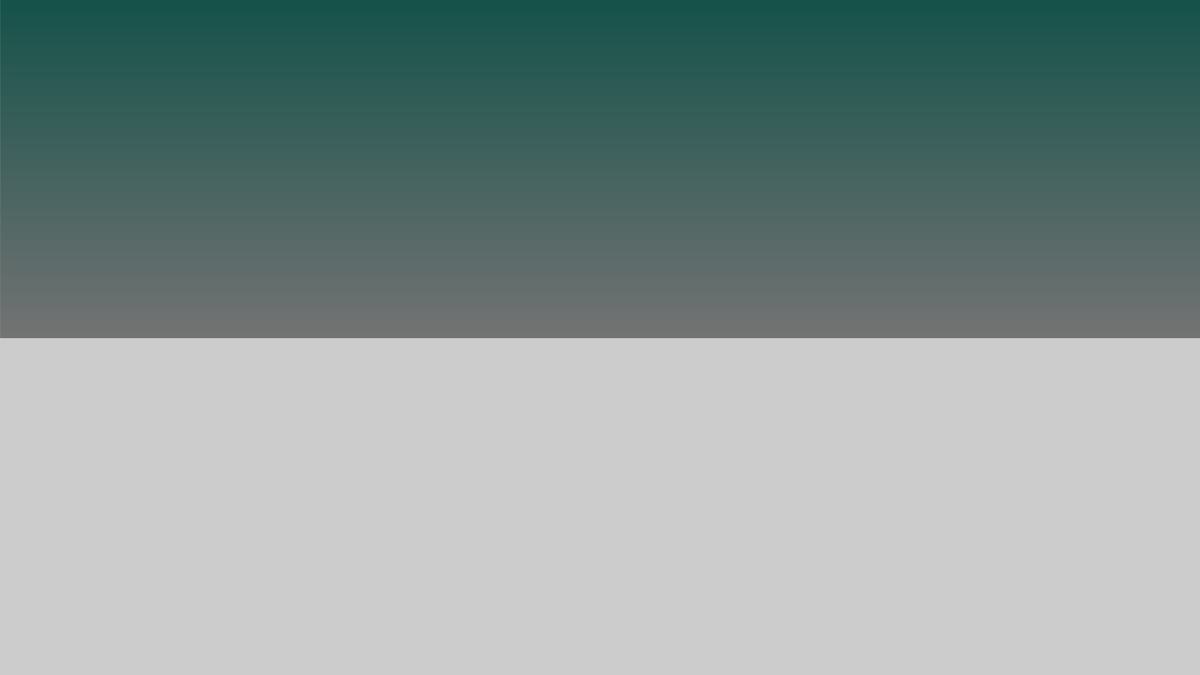
Frame 1 (no input)
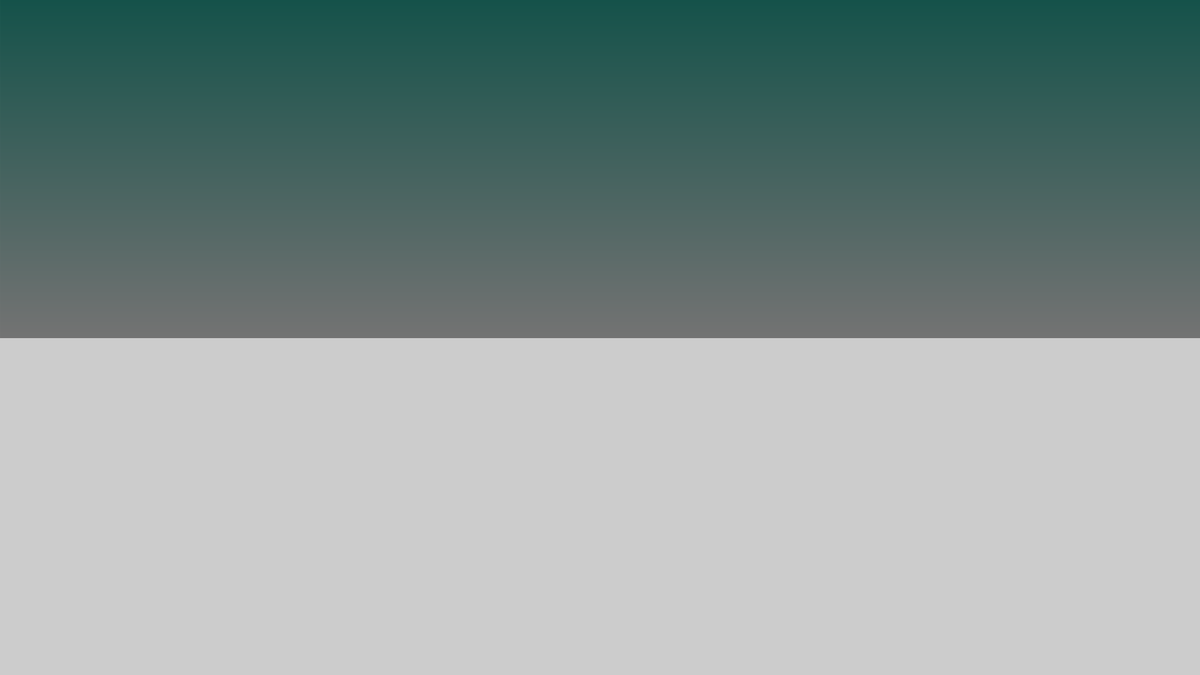
Frame 2 (the mouse pressed at the canvas centre, redrawn once)

The Processing sketch that drew these frames (run headless with seeded random() and noise(); the mouse was pressed at the canvas centre and the sketch redrawn once):

// Processing sketch: Main
// ── Main.pde

// Constants
int Y_AXIS = 1;
int X_AXIS = 2;
color b1, b2, c1, c2;


void setup() {
    size(1920,1080);

    b1 = color(255);
    b2 = color(0);
    c1 = color(204,102,0);
    c2 = color(0,102,153);

    noLoop();
}

void draw() {
    // background(0);
    setGradient(0, 0, width, height/2, color(21,82,74), color(115,115,115), Y_AXIS);
}

void setGradient(int x, int y, float w, float h, color c1, color c2, int axis) {

    noFill();

    if (axis == Y_AXIS) { // Top to bottom gradient
        for (int i = y; i <= y+h; i++) {
            float inter = map(i, y, y+h, 0, 1);
            color c = lerpColor(c1, c2, inter);
            stroke(c);
            line(x, i, x+w, i);
        }
    }

    else if (axis == X_AXIS) { // Left to right gradient
        for (int i = x; i < x+w; i++) {
            float inter = map(i, x, x+w, 0, 1);
            color c = lerpColor(c1, c2, inter);
            stroke(c);
            line(i, y, i, y+h);
        }
    }
}

void keyPressed() {
    if (key == CODED) {

    } else {
        switch(key) {
            case 'q':
            case 'Q':
                exit();
        }
    }
}
